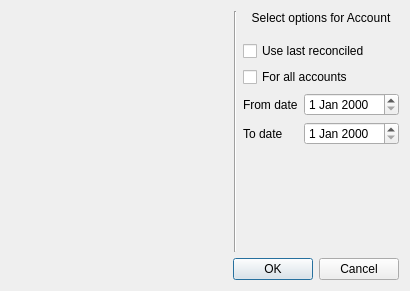
<?xml version="1.0" encoding="UTF-8"?>
<ui version="4.0">
 <class>DatesDialog</class>
 <widget class="QDialog" name="DatesDialog">
  <property name="geometry">
   <rect>
    <x>0</x>
    <y>0</y>
    <width>410</width>
    <height>291</height>
   </rect>
  </property>
  <property name="windowTitle">
   <string>Select Dates</string>
  </property>
  <property name="modal">
   <bool>true</bool>
  </property>
  <layout class="QVBoxLayout" name="verticalLayout_2">
   <item>
    <layout class="QHBoxLayout" name="horizontalLayout_3">
     <property name="sizeConstraint">
      <enum>QLayout::SetDefaultConstraint</enum>
     </property>
     <item>
      <widget class="KmmAccountInfoWidget" name="widget" native="true">
       <property name="sizePolicy">
        <sizepolicy hsizetype="Expanding" vsizetype="Expanding">
         <horstretch>0</horstretch>
         <verstretch>0</verstretch>
        </sizepolicy>
       </property>
      </widget>
     </item>
     <item>
      <widget class="Line" name="line_2">
       <property name="orientation">
        <enum>Qt::Vertical</enum>
       </property>
      </widget>
     </item>
     <item>
      <layout class="QVBoxLayout" name="verticalLayout">
       <item>
        <widget class="QLabel" name="label">
         <property name="sizePolicy">
          <sizepolicy hsizetype="Preferred" vsizetype="Preferred">
           <horstretch>0</horstretch>
           <verstretch>0</verstretch>
          </sizepolicy>
         </property>
         <property name="text">
          <string>Select options for Account</string>
         </property>
         <property name="alignment">
          <set>Qt::AlignCenter</set>
         </property>
        </widget>
       </item>
       <item>
        <spacer name="verticalSpacer_2">
         <property name="orientation">
          <enum>Qt::Vertical</enum>
         </property>
         <property name="sizeType">
          <enum>QSizePolicy::Fixed</enum>
         </property>
         <property name="sizeHint" stdset="0">
          <size>
           <width>20</width>
           <height>10</height>
          </size>
         </property>
        </spacer>
       </item>
       <item>
        <widget class="QCheckBox" name="useReconciled">
         <property name="text">
          <string>Use last reconciled</string>
         </property>
        </widget>
       </item>
       <item>
        <widget class="QCheckBox" name="useForAllAccounts">
         <property name="text">
          <string>For all accounts</string>
         </property>
        </widget>
       </item>
       <item>
        <layout class="QHBoxLayout" name="horizontalLayout">
         <property name="sizeConstraint">
          <enum>QLayout::SetDefaultConstraint</enum>
         </property>
         <item>
          <widget class="QLabel" name="label_3">
           <property name="text">
            <string>From date</string>
           </property>
          </widget>
         </item>
         <item>
          <widget class="QDateEdit" name="fromDate">
           <property name="sizePolicy">
            <sizepolicy hsizetype="Minimum" vsizetype="Fixed">
             <horstretch>0</horstretch>
             <verstretch>0</verstretch>
            </sizepolicy>
           </property>
          </widget>
         </item>
        </layout>
       </item>
       <item>
        <layout class="QHBoxLayout" name="horizontalLayout_2">
         <item>
          <widget class="QLabel" name="label_4">
           <property name="text">
            <string>To date</string>
           </property>
          </widget>
         </item>
         <item>
          <widget class="QDateEdit" name="toDate"/>
         </item>
        </layout>
       </item>
       <item>
        <spacer name="verticalSpacer">
         <property name="orientation">
          <enum>Qt::Vertical</enum>
         </property>
         <property name="sizeHint" stdset="0">
          <size>
           <width>20</width>
           <height>40</height>
          </size>
         </property>
        </spacer>
       </item>
      </layout>
     </item>
    </layout>
   </item>
   <item>
    <widget class="QDialogButtonBox" name="buttonBox">
     <property name="orientation">
      <enum>Qt::Horizontal</enum>
     </property>
     <property name="standardButtons">
      <set>QDialogButtonBox::Cancel|QDialogButtonBox::Ok</set>
     </property>
    </widget>
   </item>
  </layout>
 </widget>
 <customwidgets>
  <customwidget>
   <class>KmmAccountInfoWidget</class>
   <extends>QWidget</extends>
   <header>kmmaccountinfowidget.h</header>
   <container>1</container>
  </customwidget>
 </customwidgets>
 <resources/>
 <connections/>
 <designerdata>
  <property name="gridDeltaX">
   <number>10</number>
  </property>
  <property name="gridDeltaY">
   <number>5</number>
  </property>
  <property name="gridSnapX">
   <bool>true</bool>
  </property>
  <property name="gridSnapY">
   <bool>true</bool>
  </property>
  <property name="gridVisible">
   <bool>true</bool>
  </property>
 </designerdata>
</ui>
